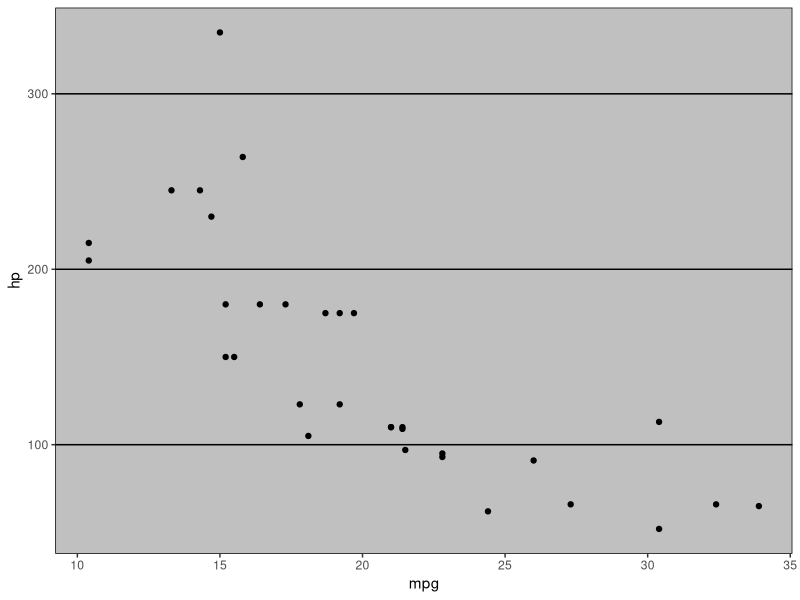

The R script that drew this image:
library(ggplot2)
library(ggthemes)

df <- mtcars 

print(head(df))

pl <- ggplot(data=df,aes(x=mpg, y=hp))

pl2<- pl+ geom_point()

print(pl2+theme_excel())
